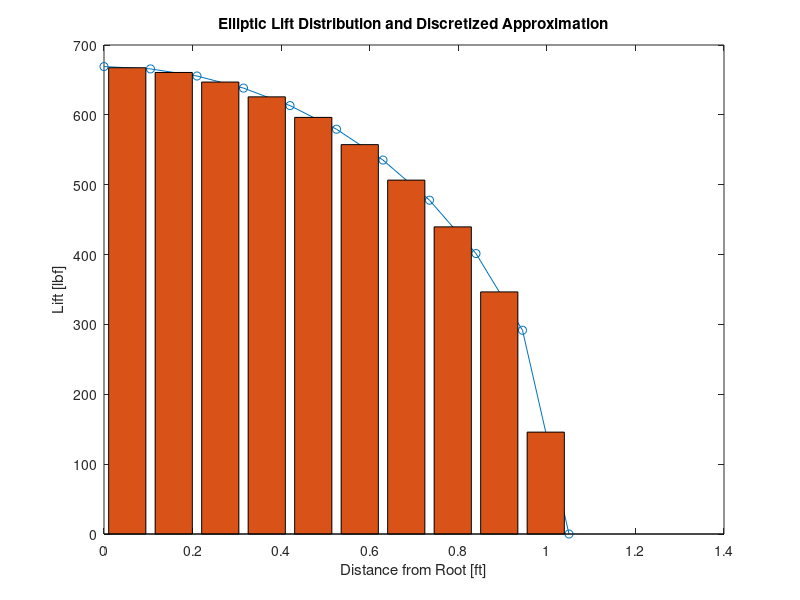
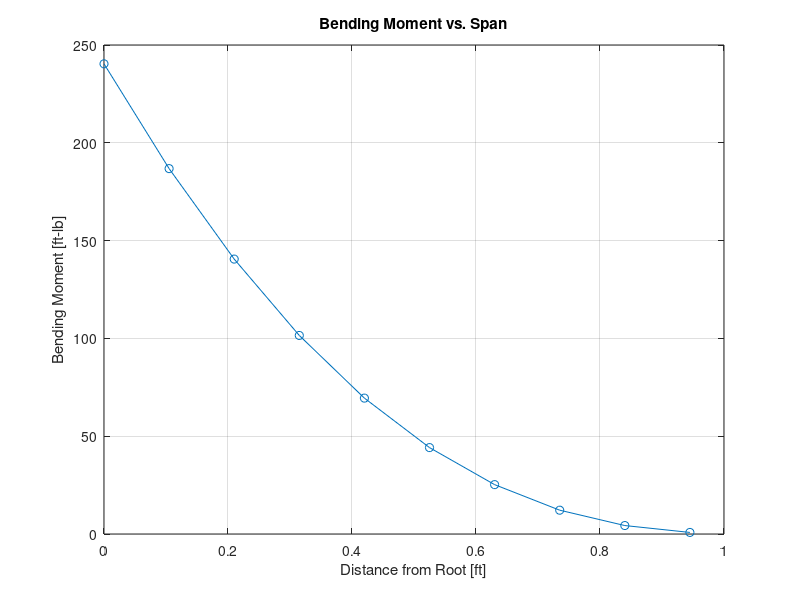

Write MATLAB code to recreate these figures, in order.
% Wing Bending Analysis
close all
clear all
clc;
% Assumes Elliptic Lift Distribution
W = 15*9.81; % weight
Span = 2.10;
n = 5;
SF = 1.5;
g = 9.81;
L = n*SF*W;
a = Span/2;
A = L/2;
b = 4*A/(pi*a);
n = 11;
x = linspace(0,a,n);
y = sqrt(b^2*(1-x.^2/a^2)); % Lift
for i = 1:length(x)-1
x_avg(i) = (x(i)+x(i+1))/2;
y_avg(i) = (y(i)+y(i+1))/2;
end
dx = x(2);
dl = x(2)/2;
n_dl = [1 3 5 7 9 11 13 15 17 19];
for j = 1:length(x_avg)
L_local(j) = dx*y_avg(j);
end
for k = 1:length(L_local)
M_local = L_local(k:length(L_local)).*(dl*n_dl(1:length(L_local)+1-k));
M_station(k) = sum(M_local);
end

M = L/2*4*a/(3*pi)
M_approx = M_station(1)
Half_Lift = A
Half_Lift_approx = sum(dx*y_avg)
plot(x,y,'o-')
hold on
bar(x_avg,y_avg)
title('Elliptic Lift Distribution and Discretized Approximation')
xlabel('Distance from Root [ft]')
ylabel('Lift [lbf]')
figure
plot(x(1:n-1),M_station,'o-')
grid on
title('Bending Moment vs. Span')
xlabel('Distance from Root [ft]')
ylabel('Bending Moment [ft-lb]')